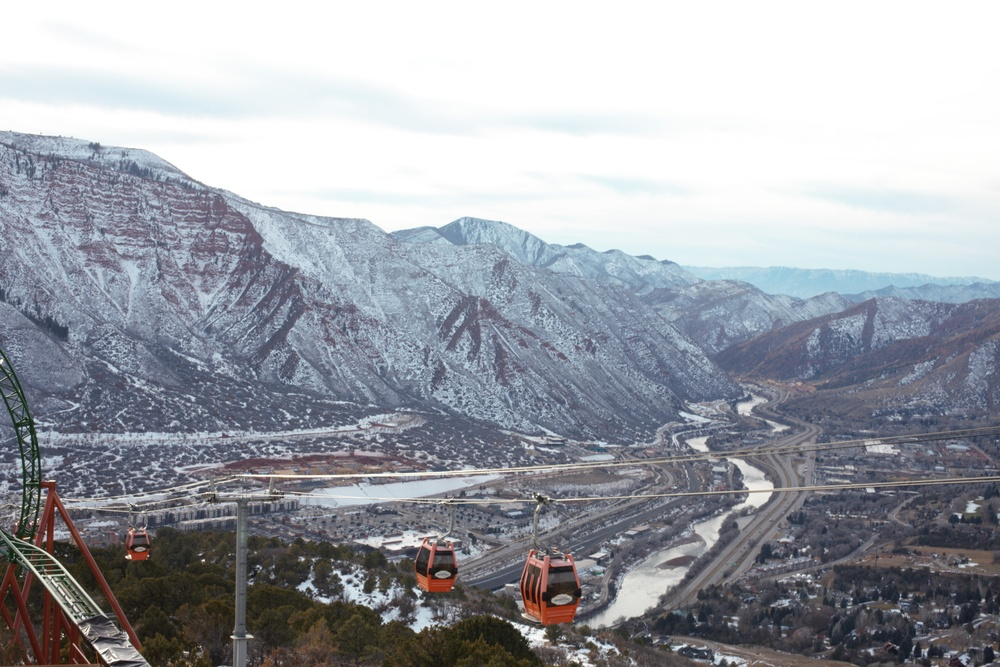
#> input picture Image Translation/IMG_9422.jpg, 1000 x 667 px, shrunk from 5616 x 3744 before the run, found by its file name
$ jupyter execute image_translation.ipynb
#> lines starting #> are read from the running program, lines starting #| are printed output that depends on the picture
## Mathematical Representation

Image translation can be expressed as a function that maps pixel coordinates from one location to another. Given an image function \( I(x, y) \), a translation by \( (t_x, t_y) \) can be defined as:

\[
I'(x, y) = I(x - t_x, y - t_y)
\]

where:

- \( I(x, y) \) is the original image,
- \( I'(x, y) \) is the translated image,
- \( t_x \) and \( t_y \) are the translation distances along the x-axis and y-axis, respectively.

### Homogeneous Coordinates Representation

In matrix notation, translation can be expressed using homogeneous coordinates. The transformation matrix for 2D translation is:

\[
T = \begin{bmatrix} 1 & 0 & t_x \\ 0 & 1 & t_y \\ 0 & 0 & 1 \end{bmatrix}
\]

A point \( (x, y) \) in homogeneous coordinates is represented as \( P = [x, y, 1]^T \), and the translated point \( P' \) is obtained by:

\[
P' = T P = \begin{bmatrix} 1 & 0 & t_x \\ 0 & 1 & t_y \\ 0 & 0 & 1 \end{bmatrix} \begin{bmatrix} x \\ y \\ 1 \end{bmatrix} = \begin{bmatrix} x + t_x \\ y + t_y \\ 1 \end{bmatrix}
\]

### Example Calculation

Suppose we have an image with a pixel at \( (5, 3) \), and we want to translate it by \( (t_x, t_y) = (2, -4) \). The new coordinates will be:

\[
\begin{bmatrix} 5 + 2 \\ 3 - 4 \end{bmatrix} = \begin{bmatrix} 7 \\ -1 \end{bmatrix}
\]

This means the pixel previously at \( (5, 3) \) now appears at \( (7, -1) \) in the translated image.

[cell 1]
import cv2
import numpy as np
import matplotlib.pyplot as plt

[cell 2]
image = cv2.imread('Image Translation\IMG_9422.jpg')
#> image is the input picture: shape (667, 1000, 3); mean B, G, R 167.9, 160.7, 157.3
image = cv2.cvtColor(image, cv2.COLOR_BGR2RGB)

[cell 3]
plt.imshow(image)
plt.axis('off')

[cell 4]
tx, ty = 100,300 #shift 50 pixels in x direction and 30 pixels in y direction
translation_matrix = np.float32([[1,0,tx],[0,1,ty]]) #translation matrix for shifting image by tx and ty pixels
translated_image = cv2.warpAffine(image, translation_matrix, (image.shape[1], image.shape[0])) #applying translation matrix to image using warpAffine function of opencv library
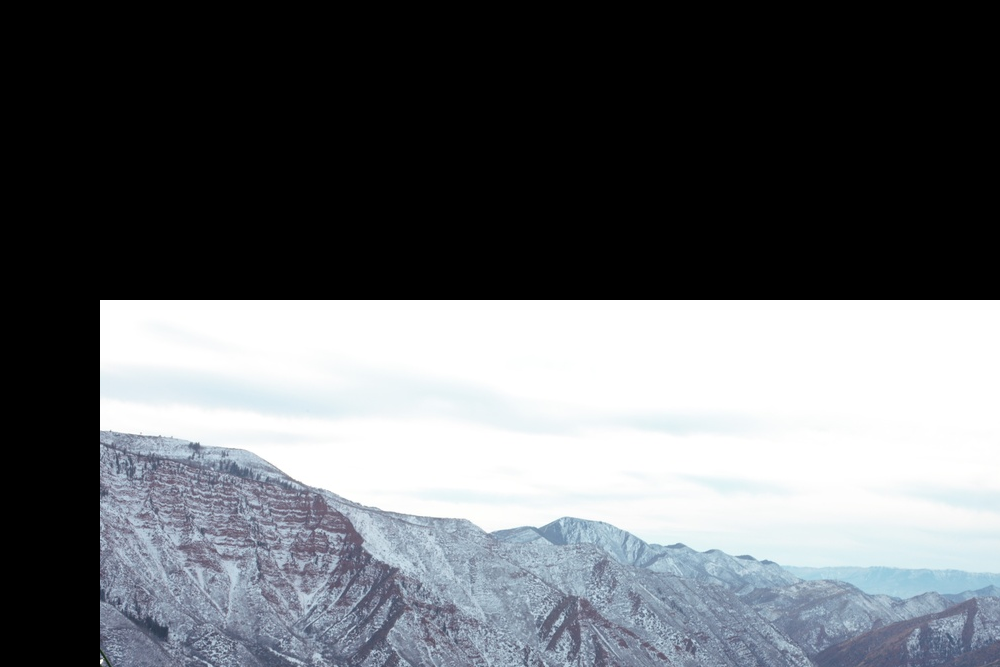
#> translated_image: shape (667, 1000, 3); mean R, G, B 100.9, 104.1, 108


$ run again, with Image Translation/IMG_9423.jpg copied over Image Translation/IMG_9422.jpg
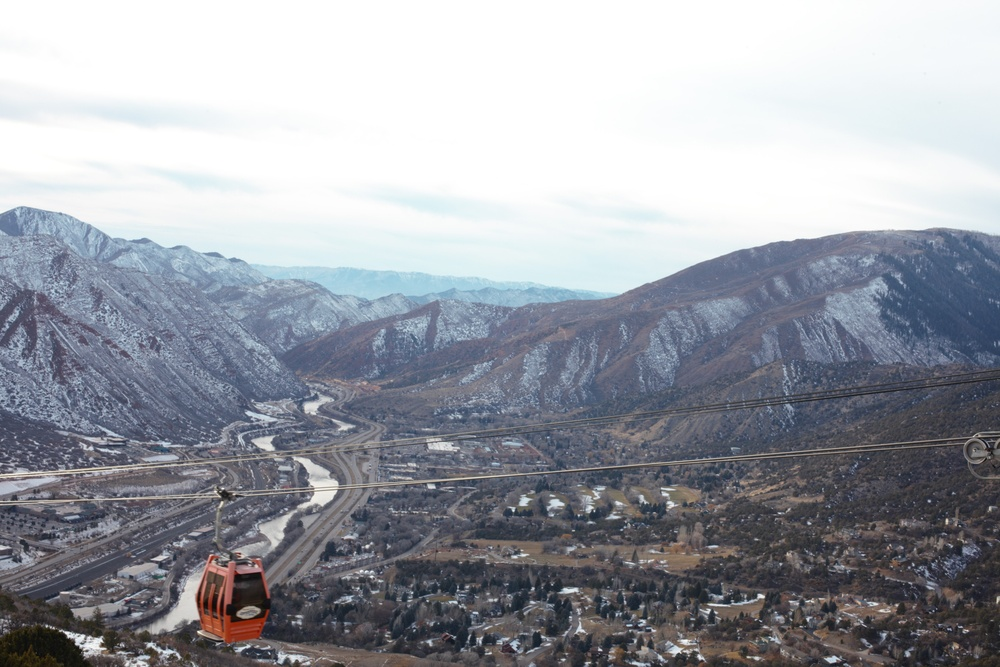
#> input picture Image Translation/IMG_9423.jpg, 1000 x 667 px, shrunk from 5616 x 3744 before the run, found by its file name
#> image is the input picture: shape (667, 1000, 3); mean B, G, R 165.6, 158.1, 154.8
#> `translated_image = cv2.warpAffine(image, translation_matrix, (image.sh..`:
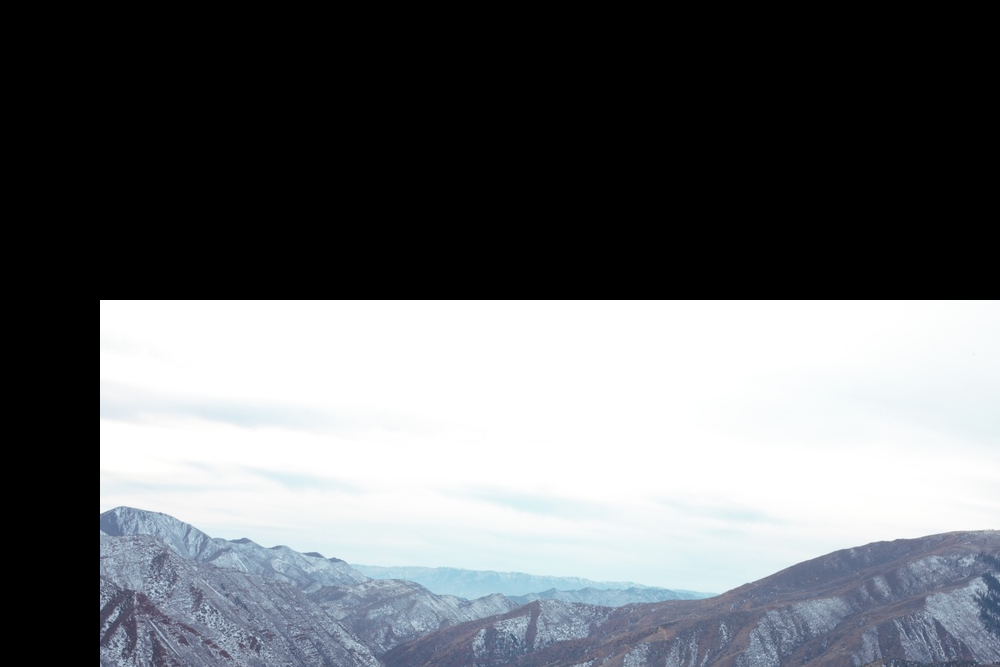
#> translated_image: shape (667, 1000, 3); mean R, G, B 104.3, 107.2, 110.6
